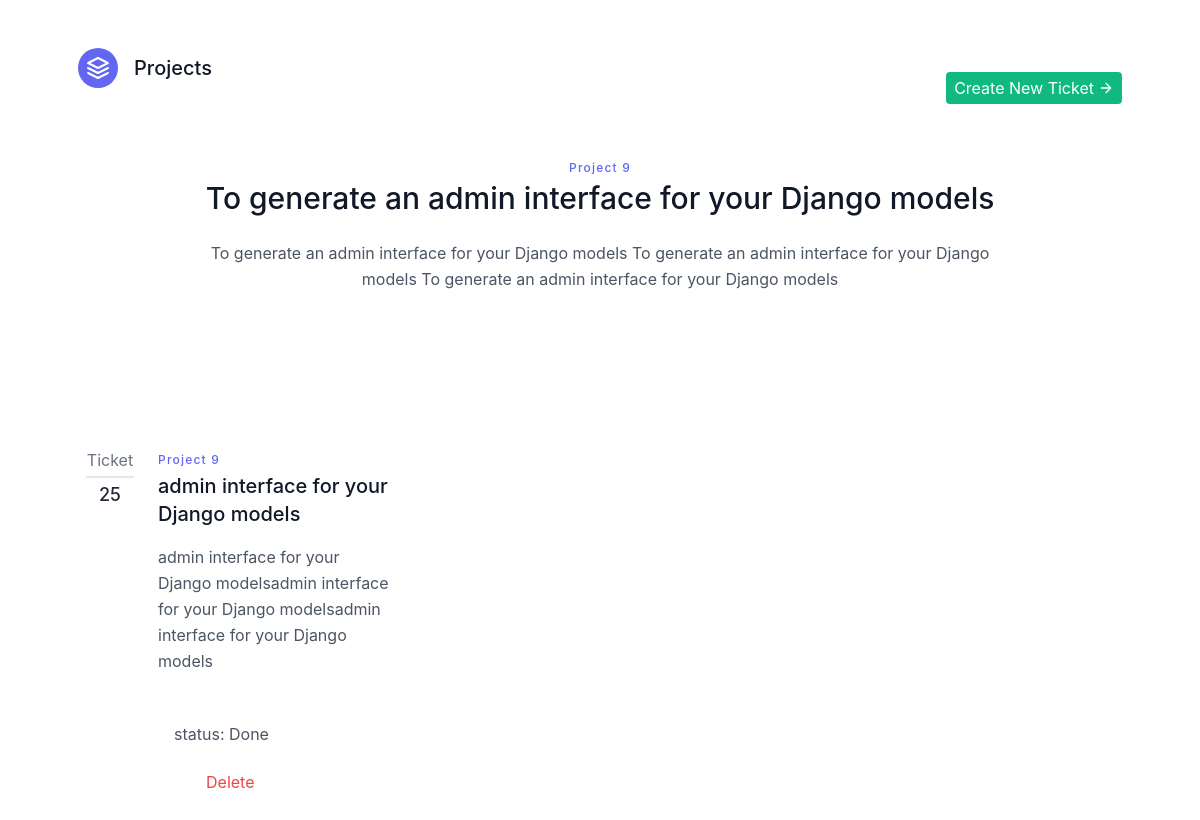
Screenshot of /tickets/To generate an admin interface for your Django models/ (signed in) with the database file from the repository.
### app/models.py (models this page shows, shortened)
class Project(models.Model):
    project_name = models.TextField()
    project_description = models.TextField()
    created_at = models.DateTimeField(auto_now_add=True)  # Automatically set on creation

class Ticket(models.Model):
    STATUS_CHOICES = (
        ('Pending', 'Pending'),
        ('In Progress', 'In Progress'),
        ('Done', 'Done'),
    )
    project = models.ForeignKey(Project, on_delete=models.CASCADE)
    ticket_title = models.TextField()
    ticket_description = models.TextField()
    ticket_status = models.CharField(choices=STATUS_CHOICES, max_length=50)

### app/views.py (the view)
# urls.py: path('tickets/<str:project_name>/', views.ticket, name='tickets page'),
@login_required(login_url='login')
def ticket(request, project_name):
    project = get_object_or_404(Project, project_name=project_name)
    tickets = Ticket.objects.all()
    return render(request, 'tickets.html', {'project':project,'tickets':tickets})

### app/templates/tickets.html (shortened to what this page needs)
<!DOCTYPE html>
<html lang="en">
<link href="https://unpkg.com/tailwindcss@^2/dist/tailwind.min.css" rel="stylesheet">
<link rel="stylesheet" href="https://cdn.jsdelivr.net/npm/bootstrap@4.0.0/dist/css/bootstrap.min.css">
<body>
    <header class="text-gray-600 body-font">
        <div class="container mx-auto flex flex-wrap p-5 flex-col md:flex-row items-center">
          <a href="/" class="flex title-font font-medium items-center text-gray-900 mb-4 md:mb-0">
            <svg xmlns="http://www.w3.org/2000/svg" fill="none" stroke="currentColor" stroke-linecap="round" stroke-linejoin="round" stroke-width="2" class="w-10 h-10 text-white p-2 bg-indigo-500 rounded-full" viewBox="0 0 24 24">
              <path d="M12 2L2 7l10 5 10-5-10-5zM2 17l10 5 10-5M2 12l10 5 10-5"></path>
            </svg>
            <span class="ml-3 text-xl">Projects</span>
          </a>
          <button class="md:ml-auto flex flex-wrap items-center text-white text-base justify-center bg-green-500 border-0 py-1 px-2 focus:outline-none hover:bg-green-700 rounded text-base mt-3 md:mt-0" data-toggle="modal" data-target="#exampleModal"  type="button">Create New Ticket
            <svg fill="none" stroke="currentColor" stroke-linecap="round" stroke-linejoin="round" stroke-width="2" class="w-4 h-4 ml-1" viewBox="0 0 24 24">
              <path d="M5 12h14M12 5l7 7-7 7"></path>
            </svg>
          </button>
        </div>
      </header>
      <section class="text-gray-600 body-font">
        <div class="flex flex-col text-center w-full mb-5">
          <h2 class="text-xs text-indigo-500 tracking-widest font-medium title-font mb-1">Project {{ project.id }}</h2>
          <h1 class="sm:text-3xl text-2xl font-medium title-font mb-4 text-gray-900">{{ project.project_name }}</h1>
          <p class="lg:w-2/3 mx-auto leading-relaxed text-base">{{ project.project_description }}</p>
        </div>
        <div class="container px-5 py-24 mx-auto">
          <div class="flex flex-wrap -mx-4 -my-8">
            {% for ticket in tickets %}
            {% if ticket.project.id == project.id %}
            <div class="py-8 px-4 lg:w-1/3">
              <div class="h-full flex items-start">
                <div class="w-12 flex-shrink-0 flex flex-col text-center leading-none">
                  <span class="text-gray-500 pb-2 mb-2 border-b-2 border-gray-200">Ticket</span>
                  <span class="font-medium text-lg text-gray-800 title-font leading-none">{{ticket.id}}</span>
                </div>
                <div class="flex-grow pl-6">
                  <h2 class="tracking-widest text-xs title-font font-medium text-indigo-500 mb-1">Project {{ project.id }}</h2>
                  <h1 class="title-font text-xl font-medium text-gray-900 mb-3">{{ticket.ticket_title}}</h1>
                  <p class="leading-relaxed mb-5">{{ticket.ticket_description}}</p>
                  <a class="inline-flex items-center">
                    <span class="flex-grow flex flex-col pl-3">
                      status: {{ticket.ticket_status}}
                    </span>
                  </a>
                  <a href="/delete_ticket/{{ ticket.id }}"  class="text-red-500 inline-flex mx-5 items-center mt-4">Delete
                  </a>
                </div>
              </div>
            </div>
            {% endif %}
            {% endfor %}
          </div>
        </div>
      </section>
    </body>
</html>

### rows the page displays
Project: id "9", project_name "To generate an admin interface for your Django models", project_description "To generate an admin interface for your Django models To generate an admin interface for your Django models To generate an admin interface for your Django models"
Ticket: id "25", ticket_title "admin interface for your Django models", ticket_description "admin interface for your Django modelsadmin interface for your Django modelsadmin interface for your Django models", ticket_status "Done"
